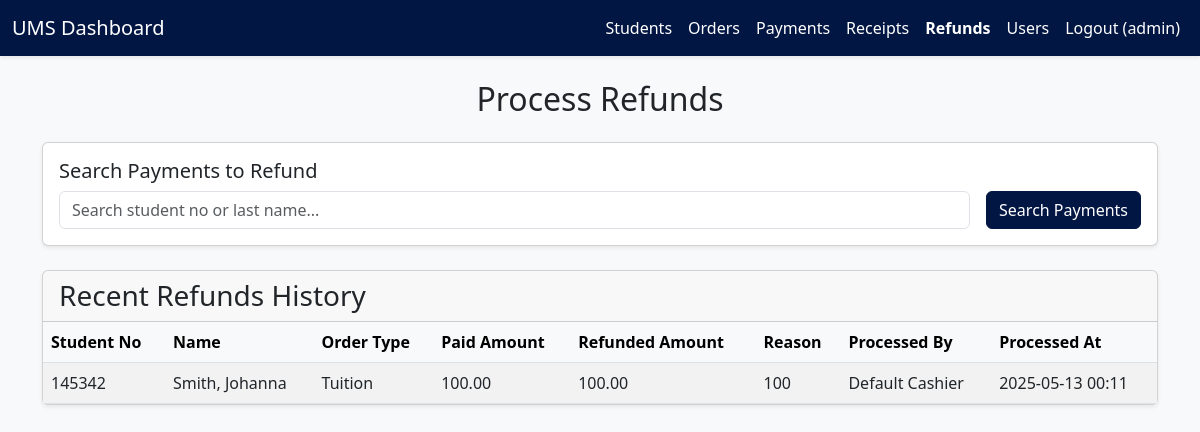
Page /Cashier/refunds.php (signed in) on the committed database.
### tables this page shows
CREATE TABLE `refunds1` (
  `id` int(11) NOT NULL,
  `payment_id` int(11) NOT NULL,
  `processed_by` int(11) NOT NULL,
  `amount` decimal(10,2) NOT NULL,
  `reason` varchar(255) DEFAULT NULL,
  `processed_at` timestamp NOT NULL DEFAULT current_timestamp()
);

CREATE TABLE `students1` (
  `id` int(11) NOT NULL,
  `student_no` varchar(20) NOT NULL,
  `first_name` varchar(50) NOT NULL,
  `last_name` varchar(50) NOT NULL,
  `middle_name` varchar(50) DEFAULT NULL,
  `course` varchar(50) DEFAULT NULL,
  `year_level` int(11) DEFAULT NULL,
  `created_at` timestamp NOT NULL DEFAULT current_timestamp()
);

CREATE TABLE `orders1` (
  `id` int(11) NOT NULL,
  `student_id` int(11) NOT NULL,
  `order_type` enum('Tuition','Miscellaneous','Fees','Fines','TOR','Honorable Dismissal','Good Moral Certificate') NOT NULL,
  `amount` decimal(10,2) NOT NULL,
  `status` enum('pending','paid','cancelled') NOT NULL DEFAULT 'pending',
  `created_at` timestamp NOT NULL DEFAULT current_timestamp()
);

CREATE TABLE `payments1` (
  `id` int(11) NOT NULL,
  `order_id` int(11) NOT NULL,
  `cashier_id` int(11) NOT NULL,
  `amount` decimal(10,2) NOT NULL,
  `payment_date` timestamp NOT NULL DEFAULT current_timestamp()
);

CREATE TABLE `users1` (
  `id` int(11) NOT NULL,
  `username` varchar(50) NOT NULL,
  `password_hash` varchar(255) NOT NULL,
  `full_name` varchar(100) NOT NULL,
  `role` enum('admin','cashier','staff') NOT NULL DEFAULT 'staff',
  `created_at` timestamp NOT NULL DEFAULT current_timestamp()
);

### Cashier/refunds.php (the view, shortened to what this page needs)
<?php
require_once 'db_conn.php';
$search = trim($_GET['search'] ?? '');
$stmt_refunds = $pdo->query("
    SELECT r.*, p.amount AS paid_amount, p.payment_date, o.order_type, s.student_no, s.first_name, s.last_name, u.full_name AS processed_by_name
    FROM refunds1 r
    JOIN payments1 p ON r.payment_id = p.id
    JOIN orders1 o ON p.order_id = o.id
    JOIN students1 s ON o.student_id = s.id
    JOIN users1 u ON r.processed_by = u.id
    ORDER BY r.processed_at DESC
    LIMIT 20
");
$refunds_history = $stmt_refunds->fetchAll();
?>
<!DOCTYPE html>
<html lang="en">
<head>
    <link href="https://cdn.jsdelivr.net/npm/bootstrap@5.3.0/dist/css/bootstrap.min.css" rel="stylesheet">
    <link href="custom-style.css" rel="stylesheet">
</head>
<body>
    <nav class="navbar navbar-expand-lg navbar-dark navbar-ums-theme fixed-top shadow-sm">
        <div class="container-fluid">
            <a class="navbar-brand" href="dashboard.php">UMS Dashboard</a>
            <div class="collapse navbar-collapse" id="navbarNav">
                <ul class="navbar-nav ms-auto">
                    <li class="nav-item"><a class="nav-link" href="students.php">Students</a></li>
                     <?php if (in_array($_SESSION['role'], ['staff', 'admin'])): ?>
                        <li class="nav-item"><a class="nav-link" href="orders.php">Orders</a></li>
                    <?php endif; ?>
                    <li class="nav-item"><a class="nav-link" href="payments.php">Payments</a></li>
                    <li class="nav-item"><a class="nav-link" href="receipts.php">Receipts</a></li>
                    <li class="nav-item"><a class="nav-link active" aria-current="page" href="refunds.php">Refunds</a></li>
                    <?php if ($_SESSION['role'] === 'admin'): ?>
                        <li class="nav-item"><a class="nav-link" href="users.php">Users</a></li>
                    <?php endif; ?>
                    <li class="nav-item"><a class="nav-link" href="logout.php">Logout (<?= htmlspecialchars($_SESSION['username']) ?>)</a></li>
                </ul>
            </div>
        </div>
    </nav>
    <div class="container mt-4">
        <h2 class="mb-4 text-center">Process Refunds</h2>
        <div class="card shadow-sm mb-4">
            <div class="card-body">
                <h5 class="card-title">Search Payments to Refund</h5>
                <form method="get" class="row g-3 align-items-center">
                    <div class="col flex-grow-1">
                        <input type="text" name="search" id="searchPayments" class="form-control" placeholder="Search student no or last name..." value="<?= htmlspecialchars($search) ?>">
                    </div>
                    <div class="col-auto">
                        <button type="submit" class="btn btn-primary">Search Payments</button>
                    </div>
                </form>
            </div>
        </div>
        <div class="card shadow-sm">
            <div class="card-header">
                 <h3 class="mb-0">Recent Refunds History</h3>
            </div>
            <div class="card-body p-0">
                <div class="table-responsive">
                    <table class="table table-striped table-hover mb-0">
                        <thead class="table-light">
                            <tr>
                                <th>Student No</th>
                                <th>Name</th>
                                <th>Order Type</th>
                                <th>Paid Amount</th>
                                <th>Refunded Amount</th>
                                <th>Reason</th>
                                <th>Processed By</th>
                                <th>Processed At</th>
                            </tr>
                        </thead>
                        <tbody>
                            <?php if ($refunds_history): ?>
                                <?php foreach ($refunds_history as $r): ?>
                                <tr>
                                    <td><?= htmlspecialchars($r['student_no']) ?></td>
                                    <td><?= htmlspecialchars($r['last_name'] . ', ' . $r['first_name']) ?></td>
                                    <td><?= htmlspecialchars($r['order_type']) ?></td>
                                    <td><?= htmlspecialchars(number_format($r['paid_amount'], 2)) ?></td>
                                    <td><?= htmlspecialchars(number_format($r['amount'], 2)) ?></td>
                                    <td><?= htmlspecialchars($r['reason']) ?></td>
                                    <td><?= htmlspecialchars($r['processed_by_name']) ?></td>
                                    <td><?= htmlspecialchars(date('Y-m-d H:i', strtotime($r['processed_at']))) ?></td>
                                </tr>
                                <?php endforeach; ?>
                            <?php else: ?>
                                <tr><td colspan="8" class="text-center p-3">No refunds found in history.</td></tr>
                            <?php endif; ?>
                        </tbody>
                    </table>
                </div>
            </div>
        </div>
    </div>
</body>
</html>

### Cashier/custom-style.css (style rules this page uses)
body { padding-top: 56px; background-color: #f8f9fa; }
:root { --ums-primary-rgb: 2, 22, 67; --ums-primary-hex: #021643; --ums-primary-hover-hex: #010f30; }
.btn-primary { background-color: var(--ums-primary-hex) !important; border-color: var(--ums-primary-hex) !important; color: #ffffff !important; }
.navbar-ums-theme { background-color: var(--ums-primary-hex) !important; }
.navbar-ums-theme .navbar-brand, .navbar-ums-theme .nav-link { color: #ffffff !important; }
.navbar-ums-theme .nav-link.active { font-weight: bold; }

### rows in the picture
refunds1: students1.student_no "145342", students1.last_name+first_name "Smith, Johanna", orders1.order_type "Tuition", payments1.amount "100.00", amount "100.00", reason "100", users1.full_name "Default Cashier", processed_at "2025-05-13 00:11"

### other values in the picture
$_SESSION['username'] "admin"
